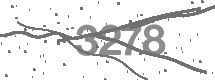
#> input picture imgs/00182.png, 215 x 80 px, given in place of 0.png, which was not available
$ python convolution.py ../imgs/00182.png
#> lines starting #> are read from the running program, lines starting #| are printed output that depends on the picture
#!/usr/bin/python3

import matplotlib.pyplot as plt
import numpy as np
import scipy.signal
from PIL import Image
import multiprocessing as mp
import sys

def sqrDiff(img, pattern):
    one = lambda x: np.ones(x.shape, dtype=int)
    sqr = lambda x: x**2
    mul = lambda x, y: scipy.signal.fftconvolve(x, np.flip(y), mode='valid')

    mask = np.where(img < 120, 0, 1)
    result = 0
    result += mul(sqr(img) * mask, one(pattern))
    result -= 2 * mul(img * mask, pattern)
    result += mul(one(img) * mask, sqr(pattern))
    return result

def toNumber(targets):
    arr = -1 * np.ones(1000, dtype=int)
    for i in range(10):
        targets[i] = np.amax(targets[i], axis=0)
        L = len(targets[i])
        arr[:L] = np.maximum(arr[:L], targets[i])
    result, i = 0, 0
    while i < 1000:
        if arr[i] >= 0:
            result = 10 * result + int(arr[i])
            i += 8
        i += 1
    return result

patterns = []

def readPatterns():
    if len(patterns) > 0:
        return

    for i in range(10):
        pattern = Image.open('../imgs/numbers/' + str(i) + '.png')
#> pattern is the input picture: PIL image 215x80 RGB; min 112, max 255, mean 230.4
        pattern = np.array(pattern).astype(int)
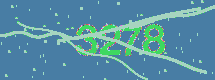
#> pattern: shape (80, 215, 3) int64; 113 distinct labels, from 112 to 255; one colour per label, 0 black
        patterns.append(pattern)
#> pass 2 of the loop in readPatterns, `for i in range(10):`:
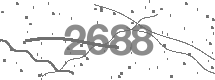
#> input picture imgs/00296.png, 215 x 80 px, given in place of 1.png, which was not available
#> in readPatterns, pattern is the input picture: PIL image 215x80 RGB; min 112, max 255, mean 235.1
#> in readPatterns, `pattern = np.array(pattern).astype(int)`:
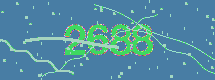
#> pattern: shape (80, 215, 3) int64; 117 distinct labels, from 112 to 255; one colour per label, 0 black

def imgPathToNumber(image_path):
    readPatterns()

    img = Image.open(image_path)
    img = np.array(img)[:, :, 0].astype(int)

    result = []
    for i in range(10):
        d = sqrDiff(img, patterns[i])
        d = np.where(d < 600000, i, -1)
        result.append(d)
    return toNumber(result)

def main():
    # image_paths = ['../imgs/test/{:05}'.format(i) + '.png' for i in range(100)]
    if sys.argv[1] == 'train':
        target = 200000
    else:
        target = 10000
    image_paths = ['../imgs/{:06}'.format(i) + '.png' for i in range(000000, target)]
    with mp.Pool(mp.cpu_count()) as pool:
        results = pool.map(imgPathToNumber, image_paths)
    for x in results:
        print('{:04}'.format(x))

if __name__ == '__main__':
#> (the run stopped early here; a loop or call above may not have finished)
